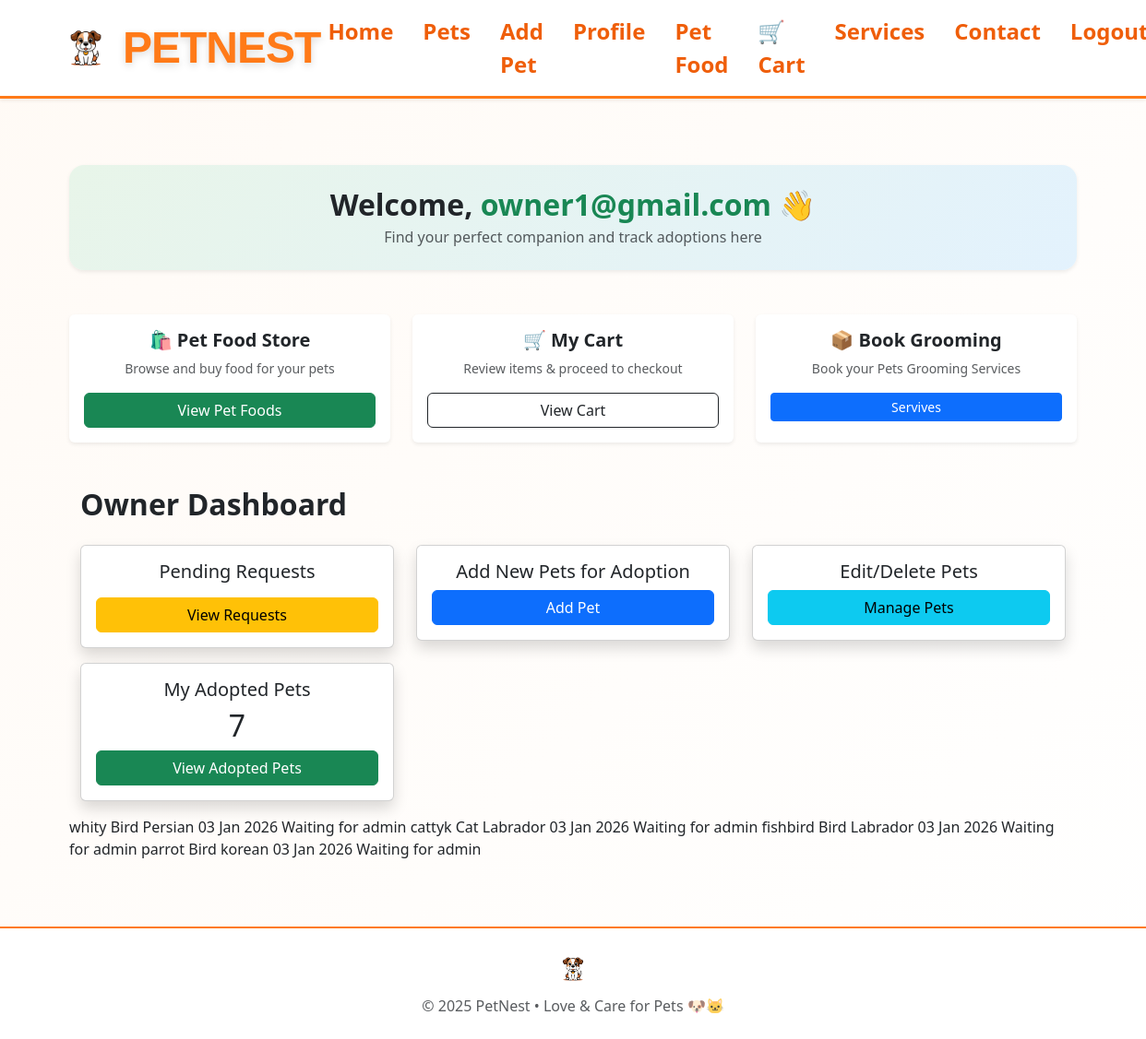
The page /owner/owner_dashboard/ (signed in) on the database its author committed.
### Pets_App/models.py (models this page shows, shortened)
class Pet(models.Model):
    GENDER_CHOICES = (
        ('male', 'Male'),
        ('female', 'Female'),
    )
    AVAILABILITY_CHOICES = (
        ('available', 'Available'),
        ('adopted', 'Adopted'),
    )
    APPROVAL_CHOICES = (
        ('pending', 'Pending'),
        ('approved', 'Approved'),
        ('rejected', 'Rejected'),
    )
    owner = models.ForeignKey(User, on_delete=models.CASCADE)
    category = models.ForeignKey(
        PetCategory,
        on_delete=models.CASCADE,
        related_name="pets",
        null=True,
        blank=True
    )
    breed = models.ForeignKey(
        PetBreed,
        on_delete=models.SET_NULL,
        null=True,
        blank=True
    )
    name = models.CharField(max_length=150)
    age = models.CharField(max_length=50, default='Unknown')
    gender = models.CharField(max_length=10, choices=GENDER_CHOICES, blank=True)
    colour = models.CharField(max_length=50, default="Unknown")
    description = models.TextField(blank=True)
    photo = models.ImageField(upload_to="pet_images/", null=True, blank=True)
    availability = models.CharField(
        max_length=20,
        choices=AVAILABILITY_CHOICES,
        default='available'
    )
    approval_status = models.CharField(
        max_length=20,
        choices=APPROVAL_CHOICES,
        default='pending'
    )
    created_at = models.DateTimeField(auto_now_add=True)

class PetCategory(models.Model):
    name = models.CharField(max_length=100, unique=True)

class PetBreed(models.Model):
    category = models.ForeignKey(
        PetCategory,
        on_delete=models.CASCADE,
        related_name="breeds"
    )
    name = models.CharField(max_length=100)

### Owner_App/views.py (the view)
# urls.py: path('owner_dashboard/', views.owner_dashboard, name='owner_dashboard'),
@login_required
def owner_dashboard(request):
    if not request.user.profile.roles.filter(name='owner').exists():
        return redirect('home')
    pending_pets = Pet.objects.filter(owner=request.user, approval_status='Pending')
    pending_requests = AdoptionRequest.objects.filter(owner=request.user, status='pending_admin')
    adopted_pets_count = Pet.objects.filter(owner=request.user, availability='Adopted').count()
    return render(request, 'Owner_App/dashboard.html', {
        'pending_pets': pending_pets,
        'pending_requests': pending_requests,
        'adopted_pets_count': adopted_pets_count,
    })

### Owner_App/Templates/Owner_App/dashboard.html (shortened to what this page needs)
{% extends 'Owner_App/ownerbase.html' %}
{% load static %}
{% block content %}
<div class="container py-4">
<div class="text-center mb-5 p-4 rounded-4 shadow-sm"
     style="background: linear-gradient(135deg, #e8f5e9, #e3f2fd);">
    <h2 class="fw-bold mb-1">
        Welcome,
        <span class="text-success">
            {{ request.user.first_name|default:request.user.username }}
        </span> 👋
    </h2>
    <p class="text-muted mb-0">
        Find your perfect companion and track adoptions here
    </p>
</div>
<div class="row g-4 mb-5">
    <div class="col-md-6 col-lg-4">
        <div class="card shadow-sm border-0 h-100">
            <div class="card-body text-center">
                <h5 class="fw-bold mb-2">🛍 Pet Food Store</h5>
                <p class="text-muted small">
                    Browse and buy food for your pets
                </p>
                <a href="{% url 'pet_food_list' %}"
                   class="btn btn-success w-100">
                    View Pet Foods
                </a>
            </div>
        </div>
    </div>
    <div class="col-md-6 col-lg-4">
        <div class="card shadow-sm border-0 h-100">
            <div class="card-body text-center">
                <h5 class="fw-bold mb-2">🛒 My Cart</h5>
                <p class="text-muted small">
                    Review items & proceed to checkout
                </p>
                <a href="{% url 'view_cart' %}"
                   class="btn btn-outline-dark w-100">
                    View Cart
                </a>
            </div>
        </div>
    </div>
    <div class="col-md-6 col-lg-4">
        <div class="card shadow-sm border-0 h-100">
            <div class="card-body text-center">
                <h5 class="fw-bold mb-2">📦 Book Grooming</h5>
                <p class="text-muted small">
                    Book your Pets Grooming Services
                </p>
                 <a href="{% url 'services' %}"
                       class="btn btn-primary btn-sm w-100">
                        Servives
                    </a>
            </div>
        </div>
    </div>
</div>
<div class="container mt-4">
    <h2 class="fw-bold">Owner Dashboard</h2>
    <div class="row mt-4">
        <div class="col-md-4 mb-3">
            <div class="card shadow text-center p-3">
                <h5>Pending Requests</h5>
                <a href="{% url 'owner_adoption_requests' %}" class="btn btn-warning">View Requests</a>
            </div>
        </div>
        <div class="col-md-4 mb-3">
            <div class="card shadow text-center p-3">
                <h5>Add New Pets for Adoption</h5>
                <a href="{% url 'add_pet' %}" class="btn btn-primary">Add Pet</a>
            </div>
        </div>
        <div class="col-md-4 mb-3">
            <div class="card shadow text-center p-3">
                <h5>Edit/Delete Pets</h5>
                <a href="{% url 'owner_pet_list' %}" class="btn btn-info">Manage Pets</a>
            </div>
        </div>
        <div class="col-md-4 mb-3">
            <div class="card shadow text-center p-3">
                <h5>My Adopted Pets</h5>
                <h2>{{ adopted_pets_count }}</h2>
                <a href="{% url 'adopted_pets' %}" class="btn btn-success">View Adopted Pets</a>
            </div>
        </div>
    </div>
</div>
   {% for pet in pending_pets %}
        <tr>
            <td>{{ pet.name }}</td>
            <td>{{ pet.category.name }}</td>
            <td>
                {% if pet.breed %}
                    {{ pet.breed.name }}
                {% else %}
                    N/A
                {% endif %}
            </td>
            <td>{{ pet.created_at|date:"d M Y" }}</td>
            <td class="text-warning">Waiting for admin</td>
        </tr>
        {% empty %}
        <tr>
            <td colspan="5" class="text-center">No pets pending admin approval.</td>
        </tr>
        {% endfor %}
{% endblock %}

### static/css/user.css (style rules this page uses)
.user-body { background: linear-gradient(135deg, #fffaf5, #fff); min-height: 100vh; display: flex; flex-direction: column; }

### Owner_App/Templates/Owner_App/ownerbase.html (style rules this page uses)
.card { transition: all 0.3s ease; }
.card { transition: transform 0.3s ease; }

### rows shown on the page
Pet: name "whity", category.name "Bird", breed.name "Persian", created_at "03 Jan 2026"
Pet: name "cattyk", category.name "Cat", breed.name "Labrador", created_at "03 Jan 2026"
Pet: name "fishbird", category.name "Bird", breed.name "Labrador", created_at "03 Jan 2026"
Pet: name "parrot", category.name "Bird", breed.name "korean", created_at "03 Jan 2026"

### other values the page prints
{{ request.user.first_name|default:request.user.username }} "owner1@gmail.com"
{{ adopted_pets_count }} "7"
{{ year|default:2025 }} "2025"
